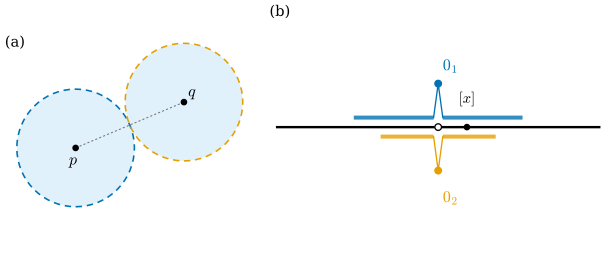

This chart was generated by the following Python code:
"""그림 3.5.1: 하우스도르프 조건 (3.5절, 예 3.5.2, 비예 3.5.6).

(a) 거리공간의 두 점 p ≠ q는 반지름 d(p, q)/2인 두 공으로 분리된다 (p = (-0.6, -0.2), q = (0.7, 0.35)).
(b) 원점이 두 개인 직선 (개념도). 0이 아닌 점은 하나씩이고 원점만 0_1(위), 0_2(아래) 두 개다.
    0_1의 근방(파랑)과 0_2의 근방(주황)은 원점 양옆에서 반드시 겹친다.

실행: 프로젝트 루트에서 ``PYTHONPATH=tools python3 chapters/03-topology-basics/figures/fig-3-5-1-hausdorff.py``
"""

import dgfig

dgfig.setup()

import matplotlib.pyplot as plt
import numpy as np
from matplotlib.patches import Circle

C = dgfig.COLORS
LW = dgfig.LW

fig, axs = plt.subplots(1, 2, figsize=(6.4, 2.6), gridspec_kw=dict(width_ratios=[1.0, 1.35]))

# (a) --------------------------------------------------------------------------
ax = axs[0]
dgfig.schematic_axes(ax, (-1.45, 1.55), (-1.05, 1.15))
p, q = np.array([-0.6, -0.2]), np.array([0.7, 0.35])
rad = np.linalg.norm(p - q) / 2
# 자기검사: 두 공이 서로소 (중심 거리 = 2 rad, 열린공이므로 서로소)
X = rng = np.random.default_rng(0).uniform(-2, 2, size=(20000, 2))
inp = np.linalg.norm(X - p, axis=1) < rad
inq = np.linalg.norm(X - q, axis=1) < rad
assert not np.any(inp & inq)
for c, col in ((p, C["tangent"]), (q, C["accent"])):
    ax.add_patch(Circle(c, rad, facecolor=C["region"], alpha=0.18, lw=0, zorder=1))
    ax.add_patch(Circle(c, rad, fill=False, edgecolor=col, lw=1.2, ls=(0, (4, 3)), zorder=2))
    ax.plot(*c, "o", ms=4, color=C["main"], zorder=5)
ax.plot(*np.array([p, q]).T, color=C["aux"], lw=0.8, ls=(0, (2, 2)), zorder=3)
ax.text(p[0] - 0.08, p[1] - 0.2, r"$p$", fontsize=12)
ax.text(q[0] + 0.05, q[1] + 0.07, r"$q$", fontsize=12)
ax.text(0.0, 1.0, "(a)", transform=ax.transAxes, ha="left", va="top", fontsize=11)

# (b) 원점이 두 개인 직선 (개념도) ----------------------------------------------------
ax = axs[1]
ax.set_xlim(-2.2, 2.2); ax.set_ylim(-0.9, 0.9)
ax.set_axis_off()
gap = 0.06
ax.plot([-2.1, -gap], [0, 0], color=C["main"], lw=LW["main"])
ax.plot([gap, 2.1], [0, 0], color=C["main"], lw=LW["main"])
ax.plot(0, 0, "o", ms=5, mfc="white", mec=C["main"], mew=1.0, zorder=5)
o1, o2 = np.array([0.0, 0.32]), np.array([0.0, -0.32])
ax.plot(*o1, "o", ms=5, color=C["tangent"], zorder=6)
ax.plot(*o2, "o", ms=5, color=C["accent"], zorder=6)
ax.text(0.06, 0.42, r"$0_1$", fontsize=12, color=C["tangent"])
ax.text(0.06, -0.55, r"$0_2$", fontsize=12, color=C["accent"])
e1, e2 = 1.1, 0.75
# 0_1의 근방: 원점 양옆의 구간 (-e1, 0) ∪ (0, e1)과 0_1 자신
for sgn in (-1, 1):
    ax.plot([gap * sgn, e1 * sgn], [0.07, 0.07], color=C["tangent"], lw=3, alpha=0.8, solid_capstyle="butt")
    ax.plot([gap * sgn, e2 * sgn], [-0.07, -0.07], color=C["accent"], lw=3, alpha=0.8, solid_capstyle="butt")
ax.plot([-gap, 0, gap], [0.07, o1[1], 0.07], color=C["tangent"], lw=1.0)
ax.plot([-gap, 0, gap], [-0.07, o2[1], -0.07], color=C["accent"], lw=1.0)
x0 = min(e1, e2) / 2
ax.plot(x0, 0, "o", ms=4, color=C["main"], zorder=7)
ax.text(x0, 0.18, r"$[x]$", fontsize=11, ha="center")
ax.text(0.0, 1.0, "(b)", transform=ax.transAxes, ha="left", va="top", fontsize=11)

fig.subplots_adjust(wspace=0.05, left=0.01, right=0.99, top=0.99, bottom=0.01)
dgfig.save(fig, __file__)
